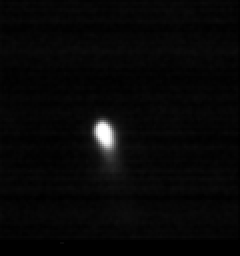
%> input picture Image_correction_yang_zhuo/sample_img.bmp, 120 x 128 px (shown 2 times larger)
$ octave example.m   (GNU Octave 9; MATLAB toolbox functions it lacks are replaced by stand-ins)
%> lines starting %> are read from the running program, lines starting %| are printed output that depends on the picture
%> further down, img is the input picture: size 128x120 uint8; min 0, max 255, mean 7.1
### Image_correction_yang_zhuo/img_correction.m
function img_final = img_correction(img)

s = size(img);
%> s = [128 120]
% correct xy coordinate
img_crt = flip(img, 2);
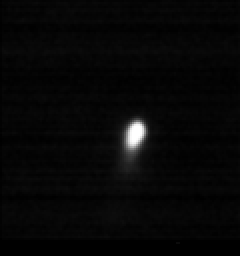
%> img_crt: size 128x120 uint8 (shown 2 times larger); min 0, max 255, mean 7.1; mean of the top-left, top-right, bottom-left and bottom-right quarters 5.2, 6.6, 5.3, 11.4
img_crt = imrotate(img_crt, 83.4, 'bilinear');
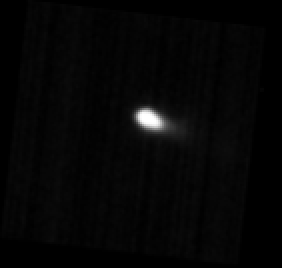
%> img_crt: size 134x141 uint8 (shown 2 times larger); min 0, max 255, mean 5.8

% crop to initial size
c = round(size(img_crt)/2);
%> c = [67 71]
img_final = img_crt(c(1)-(s(1)/2-1):c(1)+s(1)/2, c(2)-(s(2)/2-1):c(2)+s(2)/2);
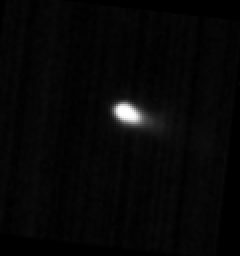
%> img_final: size 128x120 uint8 (shown 2 times larger); min 0, max 255, mean 6.9

### Image_correction_yang_zhuo/example.m
clc
clear

% example
img = imread('sample_img.bmp');

img_final = img_correction(img);

figure
subplot(1,2,1)
imshow(img)
title('Before')
subplot(1,2,2)
imshow(img_final)
title('After')
